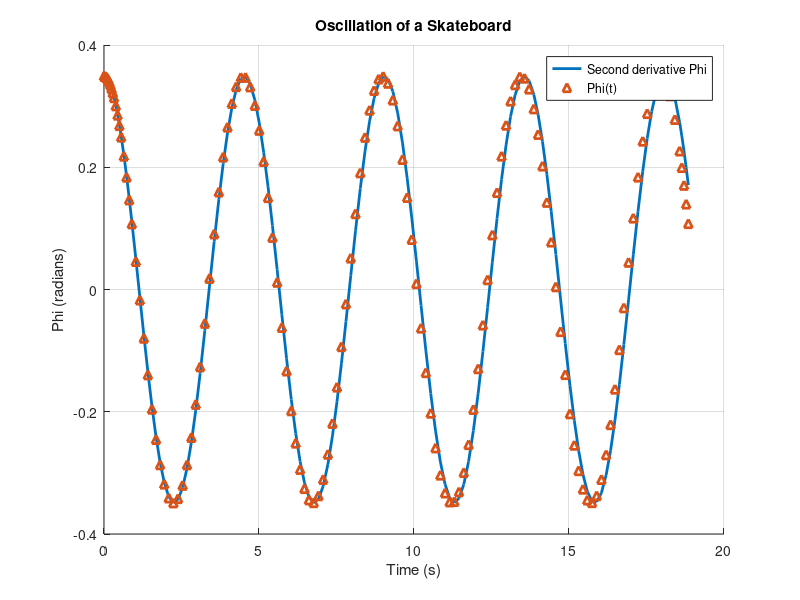

Recreate this plot in MATLAB.
clear;
clc;

% Constants
g = 9.8; 
R = 5; 


theta = 20 * pi/180; % (radians)
omega = sqrt(g/R);


dy = @(t,y) [y(2); -g/R * sin(y(1))];

% Initial conditions
y0 = [theta; 0];


tspan = [0, 3*2*pi];

% Solving the differential equation
[t,y] = ode45(dy, tspan, y0);

% Approximate solution
theta_approx = theta * cos(omega * t);

% Plotting the results
hold on;
plot(t, y(:,1), '-', 'LineWidth', 2);
plot(t, theta_approx, '^','LineWidth', 2);
xlabel('Time (s)');
ylabel('Phi (radians)');
title('Oscillation of a Skateboard');
legend({'Second derivative Phi', 'Phi(t)'});
grid on;
hold off;
disp([t, y(:,1)]);
